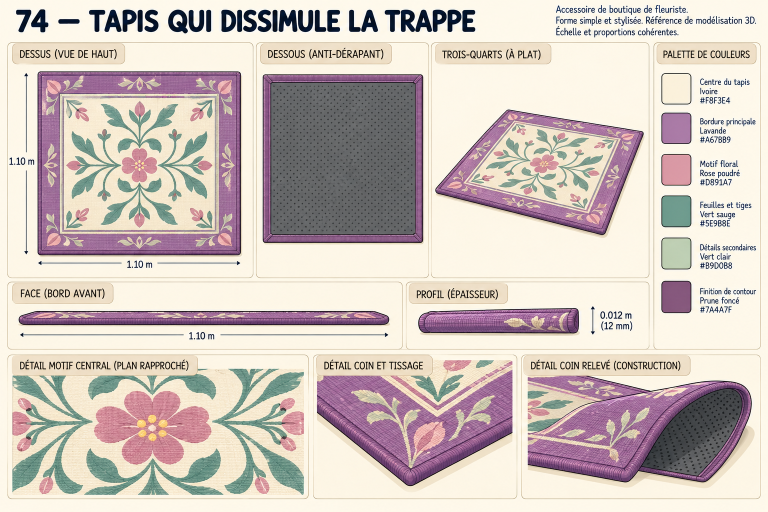
#> input picture art/concepts/shop/74_hatch_rug_sheet.png, 1536 x 1024 px (shown at 1/2 size)
$ python prepare_shop_textures_74_89.py
#> lines starting #> are read from the running program, lines starting #| are printed output that depends on the picture
"""Extract flat illustrations from approved orthographic sheet panels for UV mapping."""
from pathlib import Path
from PIL import Image
ROOT=Path(__file__).resolve().parents[1]
ART=ROOT/'art/concepts/shop'
OUT=ROOT/'assets/textures/shop'
OUT.mkdir(parents=True,exist_ok=True)
SPECS=[
('74_hatch_rug_sheet.png','hatch_rug_weave',(84,151,476,503)),
('81_framed_flower_0_sheet.png','framed_rose_painting',(166,205,322,420)),
('82_framed_flower_1_sheet.png','framed_sunflower_painting',(144,185,323,425)),
('83_framed_flower_2_sheet.png','framed_xeno_painting',(143,180,317,422)),
('84_book_0_sheet.png','botany_cover',(159,153,571,388)),
('85_book_1_sheet.png','flowers_guide_cover',(141,160,443,407)),
('86_book_2_sheet.png','strange_plants_cover',(160,145,481,406)),
]
for sheet,name,rect in SPECS:
    with Image.open(ART/sheet) as im:
#> im is the input picture: PIL image 1536x1024 RGB; mean R, G, B 206.9, 194.8, 189
        assert im.size==(1536,1024)
        im.crop(rect).convert('RGB').save(OUT/(name+'.png'))
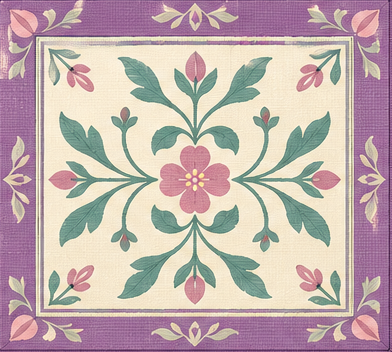
#> saved as hatch_rug_weave.png: PIL image 392x352 RGB; mean R, G, B 192.9, 173.8, 173.1
#> pass 2 of the loop `for sheet,name,rect in SPECS:`:
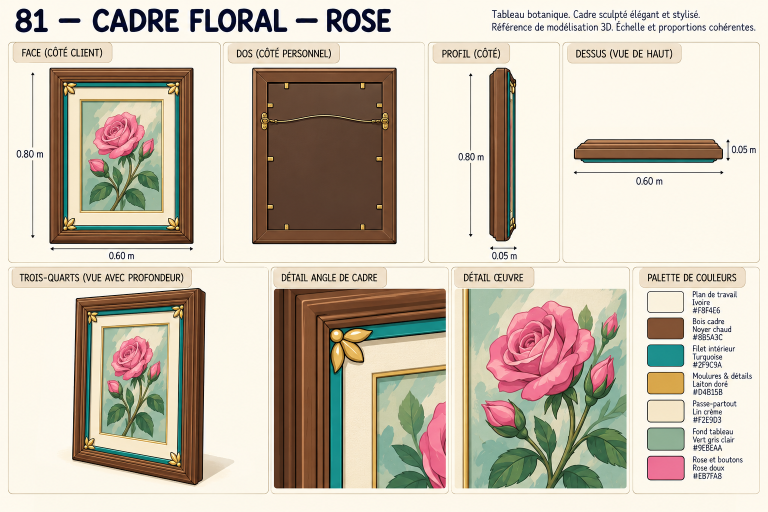
#> input picture art/concepts/shop/81_framed_flower_0_sheet.png, 1536 x 1024 px (shown at 1/2 size)
#> im is the input picture: PIL image 1536x1024 RGB; mean R, G, B 202.2, 192, 176.4
#> `im.crop(rect).convert('RGB').save(OUT/(name+'.png'))`:
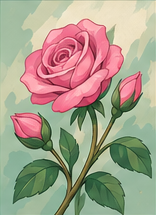
#> saved as framed_rose_painting.png: PIL image 156x215 RGB; mean R, G, B 167.8, 159.3, 139.8
#> pass 3 of the loop `for sheet,name,rect in SPECS:`:
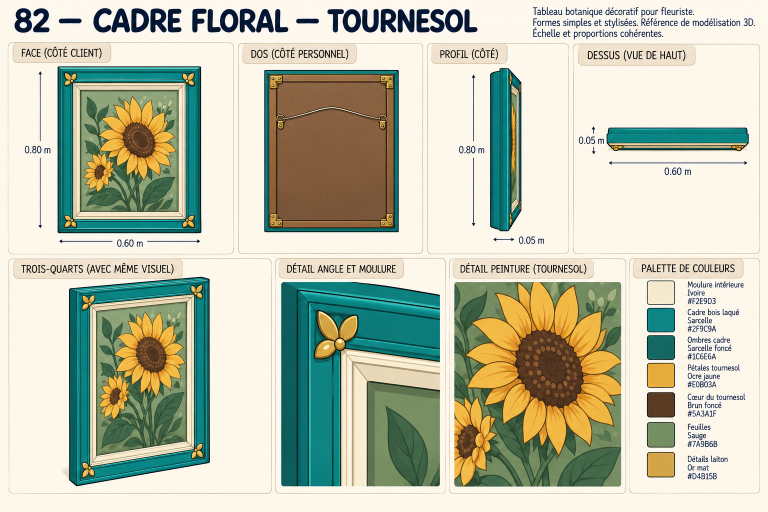
#> input picture art/concepts/shop/82_framed_flower_1_sheet.png, 1536 x 1024 px (shown at 1/2 size)
#> im is the input picture: PIL image 1536x1024 RGB; mean R, G, B 189.3, 193.4, 173.1
#> `im.crop(rect).convert('RGB').save(OUT/(name+'.png'))`:
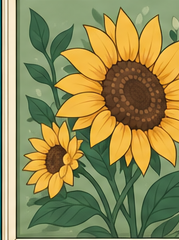
#> saved as framed_sunflower_painting.png: PIL image 179x240 RGB; mean R, G, B 145.6, 139.3, 84.3
#> (the run stopped early here; a loop or call above may not have finished)
